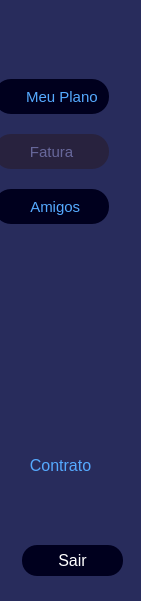
   <widget class="QFrame" name="frame">
    <property name="geometry">
     <rect>
      <x>-10</x>
      <y>-20</y>
      <width>141</width>
      <height>601</height>
     </rect>
    </property>
    <property name="styleSheet">
     <string notr="true">QFrame{
	border-radius: 10px;
	background-color: rgb(40, 44, 92);
}
QFrame:hover{
	background-color: rgb(54, 54, 91);
}</string>
    </property>
    <property name="frameShape">
     <enum>QFrame::StyledPanel</enum>
    </property>
    <property name="frameShadow">
     <enum>QFrame::Raised</enum>
    </property>
    <widget class="QPushButton" name="pushButton">
     <property name="geometry">
      <rect>
       <x>22</x>
       <y>545</y>
       <width>101</width>
       <height>31</height>
      </rect>
     </property>
     <property name="font">
      <font>
       <pointsize>12</pointsize>
      </font>
     </property>
     <property name="styleSheet">
      <string notr="true">QPushButton {
	color: rgb(255, 255, 255);
	border: none;
	border-radius: 15px;	
	background-color: rgb(0, 0, 30);
}
QPushButton:hover {	
	background-color:rgb(0, 0, 45);
}</string>
     </property>
     <property name="text">
      <string>Sair</string>
     </property>
    </widget>
    <widget class="QPushButton" name="pushButton_8">
     <property name="geometry">
      <rect>
       <x>-6</x>
       <y>79</y>
       <width>115</width>
       <height>35</height>
      </rect>
     </property>
     <property name="font">
      <font>
       <pointsize>11</pointsize>
      </font>
     </property>
     <property name="styleSheet">
      <string notr="true">QPushButton {
	color: rgb(85, 170, 255);
	border: none;
	border-radius: 17px;	
	background-color: rgb(0, 0, 30);
}
QPushButton:hover {	
	color: rgb(255, 255, 255);
	background-color:rgb(0, 0, 45);
}</string>
     </property>
     <property name="text">
      <string>     Meu Plano</string>
     </property>
    </widget>
    <widget class="QPushButton" name="pushButton_9">
     <property name="geometry">
      <rect>
       <x>-6</x>
       <y>134</y>
       <width>115</width>
       <height>35</height>
      </rect>
     </property>
     <property name="font">
      <font>
       <pointsize>11</pointsize>
      </font>
     </property>
     <property name="styleSheet">
      <string notr="true">QPushButton {
	color: rgb(103, 103, 154);
	border: none;
	border-radius: 17px;	
	background-color: rgb(40, 34, 62);
}
QPushButton:hover {	
	color: rgb(103, 103, 154);
	background-color:rgb(40, 34, 62);
}</string>
     </property>
     <property name="text">
      <string>Fatura</string>
     </property>
    </widget>
    <widget class="QPushButton" name="pushButton_10">
     <property name="geometry">
      <rect>
       <x>-6</x>
       <y>189</y>
       <width>115</width>
       <height>35</height>
      </rect>
     </property>
     <property name="font">
      <font>
       <pointsize>11</pointsize>
      </font>
     </property>
     <property name="styleSheet">
      <string notr="true">QPushButton {
	color: rgb(85, 170, 255);
	border: none;
	border-radius: 17px;	
	background-color: rgb(0, 0, 30);
}
QPushButton:hover {	
	color: rgb(255, 255, 255);
	background-color:rgb(0, 0, 45);
}</string>
     </property>
     <property name="text">
      <string>  Amigos</string>
     </property>
    </widget>
    <widget class="QPushButton" name="pushButton_12">
     <property name="geometry">
      <rect>
       <x>3</x>
       <y>448</y>
       <width>115</width>
       <height>35</height>
      </rect>
     </property>
     <property name="font">
      <font>
       <pointsize>12</pointsize>
      </font>
     </property>
     <property name="styleSheet">
      <string notr="true">QPushButton {
	color: rgb(85, 170, 255);
	border: none;
	border-radius: 17px;	
	
	background-color: qconicalgradient(cx:0.5, cy:0.5, angle:0, stop:0.852273 rgba(255, 255, 255, 0), stop:0.875 rgba(255, 255, 255, 0), stop:0.886364 rgba(255, 255, 255, 0));
}
QPushButton:hover {	
	color: rgb(255, 255, 255);
	
	background-color: qconicalgradient(cx:0.5, cy:0.5, angle:0, stop:0.852273 rgba(255, 255, 255, 0), stop:0.875 rgba(255, 255, 255, 0), stop:0.886364 rgba(255, 255, 255, 0));
}</string>
     </property>
     <property name="text">
      <string>Contrato</string>
     </property>
    </widget>
    <widget class="QLabel" name="label_8">
     <property name="geometry">
      <rect>
       <x>32</x>
       <y>330</y>
       <width>62</width>
       <height>74</height>
      </rect>
     </property>
     <property name="styleSheet">
      <string notr="true">QFrame{
	
	background-color: qconicalgradient(cx:0.5, cy:0.5, angle:0, stop:0.852273 rgba(255, 255, 255, 0), stop:0.875 rgba(255, 255, 255, 0), stop:0.886364 rgba(255, 255, 255, 0));
}
QFrame:hover{
	
	background-color: qconicalgradient(cx:0.5, cy:0.5, angle:0, stop:0.852273 rgba(255, 255, 255, 0), stop:0.875 rgba(255, 255, 255, 0), stop:0.886364 rgba(255, 255, 255, 0));
}</string>
     </property>
     <property name="text">
      <string/>
     </property>
    </widget>
   </widget>
